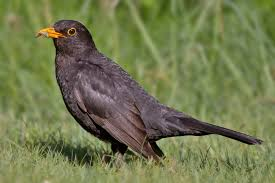
#> input picture download.jfif, 275 x 183 px
$ python main.py
#> lines starting #> are read from the running program, lines starting #| are printed output that depends on the picture
import cv2
import math
import numpy as np
import random
import Image
im = Image.open('download.jfif')
#> im is the input picture: PIL image 275x183 RGB; mean R, G, B 114.8, 121.5, 79.3
im.save('download.jpeg')
im2 = Image.open('encrypted_img.jpeg')
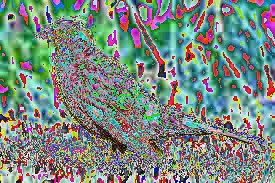
#> input picture encrypted_img.jpeg, 275 x 183 px
#> im2 is the input picture: PIL image 275x183 RGB; mean R, G, B 122.7, 137, 128.6
im2.save('encryped_img.jfif')


class Affine:
    def __init__(self, a, b, m ):
#> called with a = 5, b = 8, m = 26
        self.a = a
        self.b = b
        self.m = m
        while self.IsCoprime() is False:
            print(a,m,)
            a,m = map(int,input(" ").split(" "))
            self.a = a
            self.m = m
        self.inv_a =  self.ModInv()
    def IsCoprime(self):
        if math.gcd(self.a, self.m) == 1:
            return True
        return False
    def ModInv(self):
        for i in range(2,self.m):
            if (self.a * i) % self.m == 1 :
                return i
        return 1
    def E(self, x):
        return (self.a*x + self.b) % self.m
    def encryption(self, original_img):
        height = img.shape[0]
#> height = 183
        width = img.shape[1]
#> width = 275

        for i in range(0,height):
            for j in range(0,width):
                a = original_img[i][j]
                r = self.E(a[0])
                g = self.E(a[1])
                b = self.E(a[2])
                original_img[i][j] = [r,g,b]
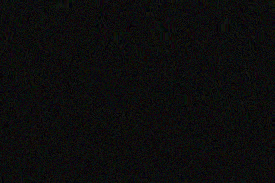
#> original_img: shape (183, 275, 3); mean B, G, R 12.4, 12.6, 12.5
        cv2.imwrite('encrypted_img.jpeg', img)
A = Affine(5,8,26)
img=cv2.imread('download.jpeg')
A.encryption(img)
